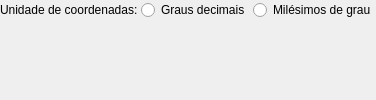
                 <widget class="QWidget" name="pgGridAscGRID">
                  <layout class="QVBoxLayout">
                   <property name="spacing">
                    <number>0</number>
                   </property>
                   <property name="margin">
                    <number>0</number>
                   </property>
                   <item>
                    <layout class="QHBoxLayout">
                     <property name="spacing">
                      <number>3</number>
                     </property>
                     <item>
                      <widget class="QLabel" name="label_33">
                       <property name="text">
                        <string>Unidade de coordenadas:</string>
                       </property>
                      </widget>
                     </item>
                     <item>
                      <widget class="QRadioButton" name="rbGridAscUnidGrausDec">
                       <property name="text">
                        <string>Graus decimais</string>
                       </property>
                      </widget>
                     </item>
                     <item>
                      <widget class="QRadioButton" name="rbGridAscUnidGrausMil">
                       <property name="text">
                        <string>Milésimos de grau</string>
                       </property>
                      </widget>
                     </item>
                    </layout>
                   </item>
                   <item>
                    <spacer>
                     <property name="orientation">
                      <enum>Qt::Vertical</enum>
                     </property>
                     <property name="sizeHint" stdset="0">
                      <size>
                       <width>20</width>
                       <height>40</height>
                      </size>
                     </property>
                    </spacer>
                   </item>
                  </layout>
                 </widget>
